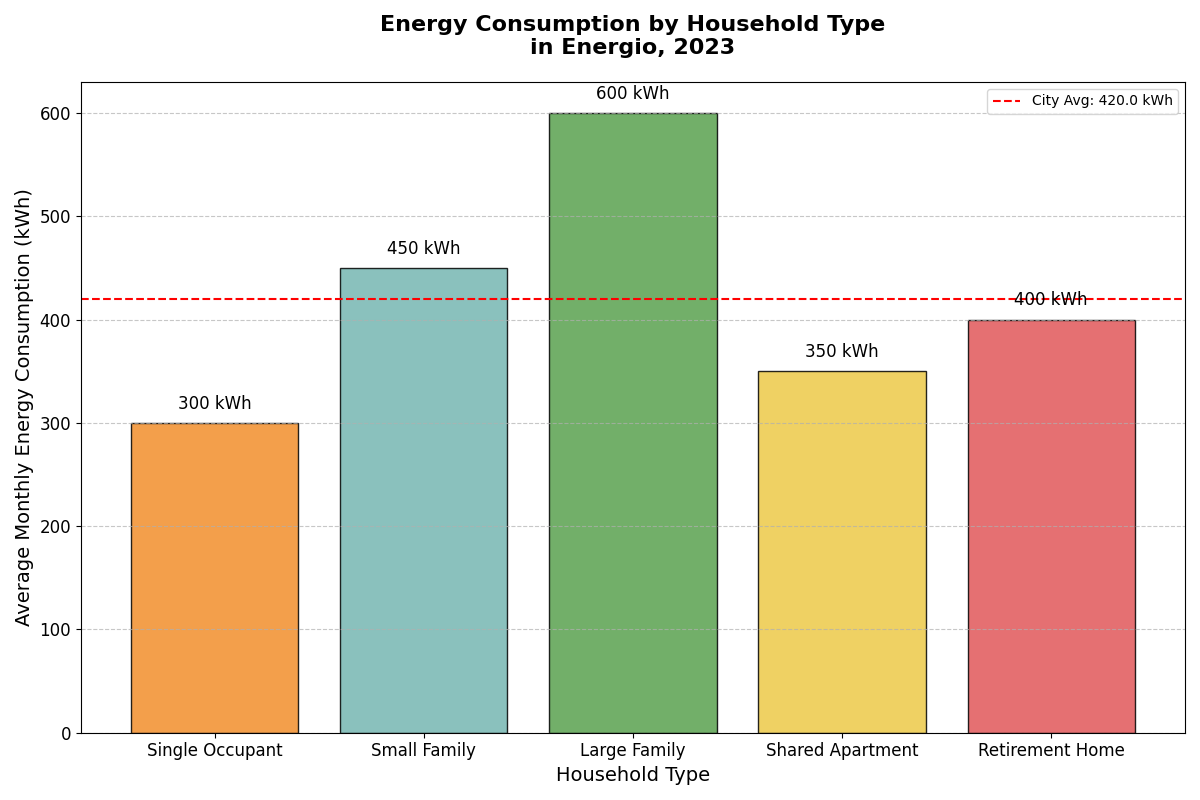

Write the Python code that produced this figure.
import matplotlib.pyplot as plt
import numpy as np

household_types = [
    "Single Occupant", "Small Family", "Large Family", "Shared Apartment", "Retirement Home"
]
energy_consumption = [
    300, 450, 600, 350, 400
]

fig, ax = plt.subplots(figsize=(12, 8))

# Changing the color palette to a new set of colors
bars = ax.bar(household_types, energy_consumption, color=['#f28e2b', '#76b7b2', '#59a14f', '#edc948', '#e15759'], edgecolor='black', alpha=0.85)

for bar in bars:
    yval = bar.get_height()
    ax.text(bar.get_x() + bar.get_width()/2, yval + 10, f'{yval} kWh', ha='center', va='bottom', fontsize=12)

city_average = np.mean(energy_consumption)
ax.axhline(city_average, color='red', linestyle='--', linewidth=1.5, label=f'City Avg: {city_average:.1f} kWh')

ax.set_title('Energy Consumption by Household Type\nin Energio, 2023', fontsize=16, weight='bold', pad=20)
ax.set_xlabel('Household Type', fontsize=14)
ax.set_ylabel('Average Monthly Energy Consumption (kWh)', fontsize=14)
ax.legend()

ax.yaxis.grid(True, linestyle='--', alpha=0.7)
ax.tick_params(axis='x', labelsize=12)
ax.tick_params(axis='y', labelsize=12)

plt.tight_layout()

plt.show()
